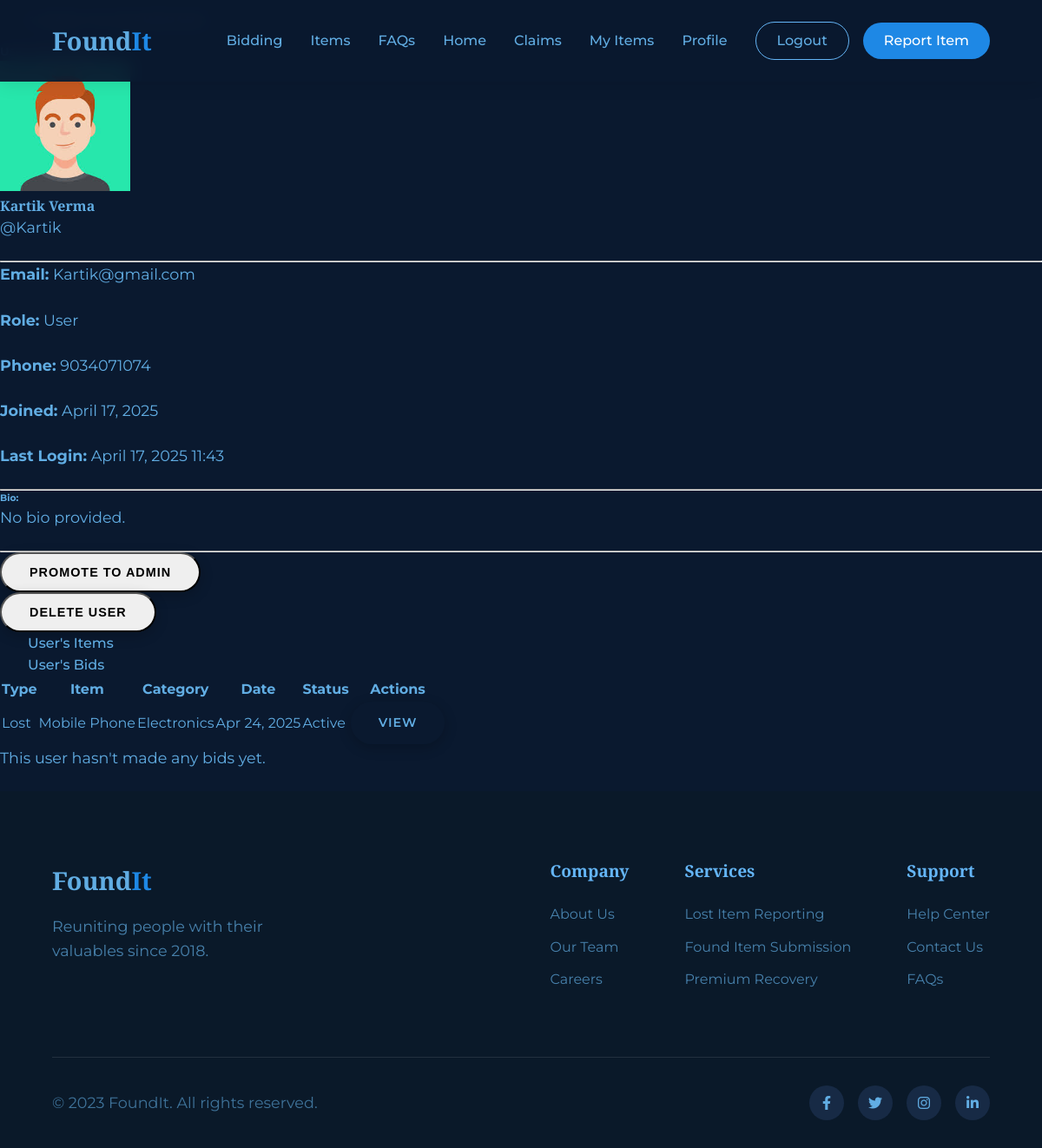
Page /admin-dashboard/user/14/ (signed in) on the committed database.
### foundapp/models.py (models this page shows, shortened)
class UserProfile(models.Model):
    ROLE_CHOICES = (
        ('user', 'User'),
        ('admin', 'Admin'),
    )
    user = models.OneToOneField(User, on_delete=models.CASCADE, related_name='profile')
    role = models.CharField(max_length=10, choices=ROLE_CHOICES, default='user')
    phone = models.CharField(max_length=15, blank=True, null=True)
    bio = models.TextField(max_length=500, blank=True)
    profile_image = models.FileField(upload_to='profile_images/', default='profile_images/default.png')
    date_created = models.DateTimeField(auto_now_add=True)
    last_updated = models.DateTimeField(auto_now=True)

class Item(models.Model):
    ITEM_TYPE_CHOICES = [
        ('lost', 'Lost'),
        ('found', 'Found'),
    ]
    CATEGORY_CHOICES = [
        ('electronics', 'Electronics'),
        ('jewelry', 'Jewelry'),
        ('clothing', 'Clothing'),
        ('documents', 'Documents'),
        ('accessories', 'Accessories'),
        ('other', 'Other'),
    ]
    user = models.ForeignKey(User, on_delete=models.CASCADE, related_name='items')
    item_type = models.CharField(max_length=5, choices=ITEM_TYPE_CHOICES)
    name = models.CharField(max_length=100)
    category = models.CharField(max_length=20, choices=CATEGORY_CHOICES)
    location = models.CharField(max_length=200)
    date_lost_found = models.DateField()
    time_lost_found = models.TimeField(null=True, blank=True)
    description = models.TextField()
    image = models.FileField(upload_to='items/', null=True, blank=True)
    contact_name = models.CharField(max_length=100)
    contact_phone = models.CharField(max_length=20)
    contact_email = models.EmailField()
    preferred_contact = models.CharField(max_length=10, default='email')
    additional_notes = models.TextField(blank=True, null=True)
    date_created = models.DateTimeField(default=timezone.now)
    is_resolved = models.BooleanField(default=False)
    class Meta:
        ordering = ['-date_created']

### foundapp/views.py (the view)
# urls.py: path('admin-dashboard/user/<int:user_id>/', views.admin_user_detail, name='admin_user_detail'),
@login_required
def admin_user_detail(request, user_id):
    if not hasattr(request.user, 'profile') or request.user.profile.role != 'admin':
        messages.error(request, "You don't have permission to access this page.")
        return redirect('main')
    try:
        user = User.objects.get(id=user_id)
        user_items = Item.objects.filter(user=user)
        user_bids = Bid.objects.filter(user=user)
        context = {
            'viewed_user': user,
            'user_items': user_items,
            'user_bids': user_bids,
        }
        return render(request, 'admin_user_detail.html', context)
    except User.DoesNotExist:
        messages.error(request, "User not found.")
        return redirect('admin_dashboard')

### foundapp/templates/admin_user_detail.html (shortened to what this page needs)
{% extends 'base.html' %}
{% load static %}
{% block content %}
<div class="container mt-4">
    <div class="row">
        <div class="col-md-12 mb-4">
            <a href="{% url 'admin_dashboard' %}" class="btn btn-secondary">
            </a>
        </div>
    </div>
    <div class="row">
        <div class="col-md-4">
            <div class="card">
                <div class="card-header bg-primary text-white">
                    <h5 class="mb-0">User Information</h5>
                </div>
                <div class="card-body">
                    <div class="text-center mb-3">
                        <img src="{{ viewed_user.profile.profile_image.url }}" alt="{{ viewed_user.username }}" class="rounded-circle img-thumbnail" style="width: 150px; height: 150px; object-fit: cover;">
                    </div>
                    <h4 class="text-center">{{ viewed_user.first_name }} {{ viewed_user.last_name }}</h4>
                    <p class="text-center text-muted">@{{ viewed_user.username }}</p>
                    <hr>
                    <div class="user-details">
                        <p><strong>Email:</strong> {{ viewed_user.email }}</p>
                        <p><strong>Role:</strong>
                            {% if viewed_user.profile.role == 'admin' %}
                                <span class="badge badge-primary">Admin</span>
                            {% else %}
                                <span class="badge badge-secondary">User</span>
                            {% endif %}
                        </p>
                        <p><strong>Phone:</strong> {{ viewed_user.profile.phone|default:"Not provided" }}</p>
                        <p><strong>Joined:</strong> {{ viewed_user.date_joined|date:"F d, Y" }}</p>
                        <p><strong>Last Login:</strong> {{ viewed_user.last_login|date:"F d, Y H:i"|default:"Never" }}</p>
                    </div>
                    <hr>
                    <div class="user-bio">
                        <h6>Bio:</h6>
                        <p>{{ viewed_user.profile.bio|default:"No bio provided." }}</p>
                    </div>
                    <hr>
                    <div class="user-actions">
                        {% if viewed_user != request.user %}
                            {% if viewed_user.profile.role != 'admin' %}
                            <form method="post" action="{% url 'admin_promote_user' viewed_user.id %}" class="d-inline">
                                <button type="submit" class="btn btn-warning btn-block mb-2">Promote to Admin</button>
                            </form>
                            {% endif %}
                            <form method="post" action="{% url 'admin_delete_user' viewed_user.id %}" class="d-inline" onsubmit="return confirm('Are you sure you want to delete this user? This action cannot be undone.');">
                                <button type="submit" class="btn btn-danger btn-block">Delete User</button>
                            </form>
                        {% endif %}
                    </div>
                </div>
            </div>
        </div>
        <div class="col-md-8">
            <ul class="nav nav-tabs mb-3" id="userDetailTabs" role="tablist">
                <li class="nav-item">
                    <a class="nav-link active" id="items-tab" data-toggle="tab" href="#items" role="tab">User's Items</a>
                </li>
                <li class="nav-item">
                    <a class="nav-link" id="bids-tab" data-toggle="tab" href="#bids" role="tab">User's Bids</a>
                </li>
            </ul>
            <div class="tab-content" id="userDetailTabsContent">
                <div class="tab-pane fade show active" id="items" role="tabpanel">
                    <div class="card">
                        <div class="card-body">
                            {% if user_items %}
                                <div class="table-responsive">
                                    <table class="table table-striped">
                                        <thead>
                                            <tr>
                                                <th>Type</th>
                                                <th>Item</th>
                                                <th>Category</th>
                                                <th>Date</th>
                                                <th>Status</th>
                                                <th>Actions</th>
                                            </tr>
                                        </thead>
                                        <tbody>
                                            {% for item in user_items %}
                                            <tr>
                                                <td>
                                                    {% if item.item_type == 'lost' %}
                                                        <span class="badge badge-danger">Lost</span>
                                                    {% else %}
                                                        <span class="badge badge-success">Found</span>
                                                    {% endif %}
                                                </td>
                                                <td>{{ item.name }}</td>
                                                <td>{{ item.get_category_display }}</td>
                                                <td>{{ item.date_lost_found|date:"M d, Y" }}</td>
                                                <td>
                                                    {% if item.is_resolved %}
                                                        <span class="badge badge-success">Resolved</span>
                                                    {% else %}
                                                        <span class="badge badge-warning">Active</span>
                                                    {% endif %}
                                                </td>
                                                <td>
                                                    <a href="{% url 'item_new' item.claim.id %}" class="btn btn-sm btn-info">View</a>
                                                </td>
                                            </tr>
                                            {% endfor %}
                                        </tbody>
                                    </table>
                                </div>
                            {% else %}
                                <p class="text-muted">This user hasn't posted any items yet.</p>
                            {% endif %}
                        </div>
                    </div>
                </div>
                <div class="tab-pane fade" id="bids" role="tabpanel">
                    <div class="card">
                        <div class="card-body">
                            {% if user_bids %}
                                <div class="table-responsive">
                                    <table class="table table-striped">
                                        <thead>
                                            <tr>
                                                <th>Item</th>
                                                <th>Amount</th>
                                                <th>Date</th>
                                                <th>Message</th>
                                            </tr>
                                        </thead>
                                        <tbody>
                                            {% for bid in user_bids %}
                                            <tr>
                                                <td><a href="{% url 'item_detail' bid.item.id %}">{{ bid.item.name }}</a></td>
                                                <td>${{ bid.amount }}</td>
                                                <td>{{ bid.created_at|date:"M d, Y" }}</td>
                                                <td>{{ bid.message|truncatechars:50 }}</td>
                                            </tr>
                                            {% endfor %}
                                        </tbody>
                                    </table>
                                </div>
                            {% else %}
                                <p class="text-muted">This user hasn't made any bids yet.</p>
                            {% endif %}
                        </div>
                    </div>
                </div>
            </div>
        </div>
    </div>
</div>
{% endblock %}

### foundapp/static/css/main.css (style rules this page uses)
:root { --primary-color: #1e88e5; --primary-dark: #0d47a1; --primary-light: #64b5f6; --secondary-color: #002171; --accent-color: #29b6f6; --dark-blue: #0a1929; --navy-blue: #102a43; --text-light: #61ade3; --text-dark: #102a43; --background: #0a192f; --card-bg: #172a45; --gradient-blue: linear-gradient(135deg, #1e3c72 0%, #2a5298 100%); --box-shadow: 0 10px 30px rgba(2, 12, 27, 0.7); --transition: all 0.3s ease; }
* { margin: 0; padding: 0; box-sizing: border-box; }
body { font-family: 'Montserrat', sans-serif; background-color: var(--background); color: var(--text-light); line-height: 1.6; overflow-x: hidden; }
h1, h2, h3, h4 { font-family: 'Playfair Display', serif; font-weight: 600; line-height: 1.3; }
p { margin-bottom: 1.5rem; font-size: 1.1rem; }
a { text-decoration: none; color: inherit; transition: var(--transition); }
.btn { display: inline-block; padding: 0.8rem 2rem; border-radius: 50px; font-weight: 600; text-transform: uppercase; letter-spacing: 1px; transition: var(--transition); cursor: pointer; font-size: 0.9rem; box-shadow: 0 4px 15px rgba(0, 0, 0, 0.2); }
.nav-link { margin-left: 2rem; font-weight: 500; position: relative; padding: 0.5rem 0; }
.nav-link::after { content: ''; position: absolute; bottom: 0; left: 0; width: 0; height: 2px; background: var(--primary-color); transition: var(--transition); }

### rows in the picture
Item: item_type "Lost", name "Mobile Phone", category "Electronics", date_lost_found "Apr 24, 2025", is_resolved "Active"

### other values in the picture
{{ viewed_user.first_name }} "Kartik"
{{ viewed_user.last_name }} "Verma"
{{ viewed_user.username }} "Kartik"
{{ viewed_user.email }} "Kartik@gmail.com"
{{ viewed_user.profile.phone|default:"Not provided" }} "9034071074"
{{ viewed_user.date_joined|date:"F d, Y" }} "April 17, 2025"
{{ viewed_user.last_login|date:"F d, Y H:i"|default:"Never" }} "April 17, 2025 11:43"
{{ viewed_user.profile.bio|default:"No bio provided." }} "No bio provided."
